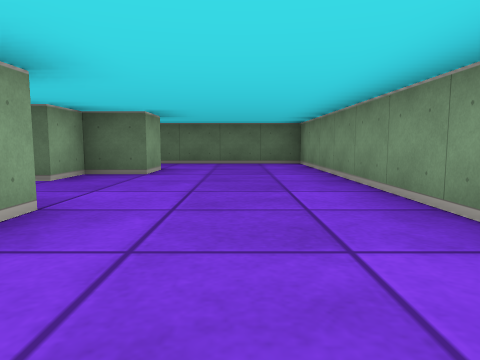
view 1 (above)

24 first-person views from a walk through a cub3D level. The camera is about half as high as the walls, tilts 6° down and sees 70° across. The floor is counted in squares. Each view is taken from the middle of a square. On the plan, view 1 faces up. The plan holds only what a view shows up to about 9 squares ahead; the rest is blank.

view 2
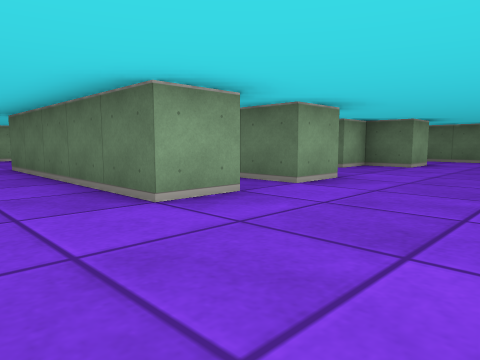

view 3
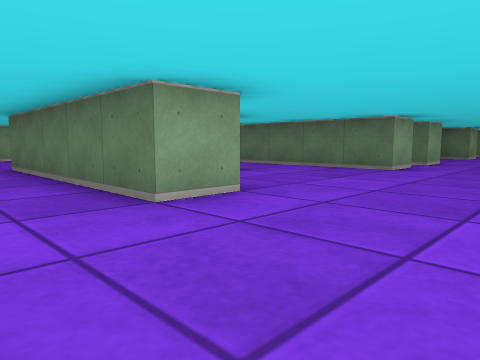

view 4
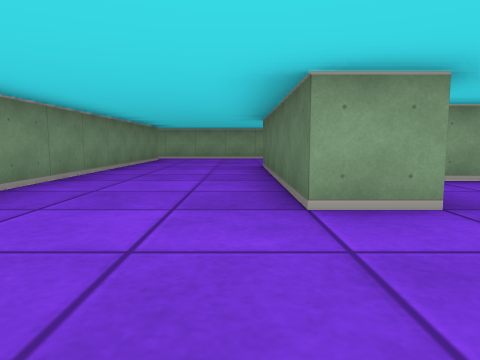

view 5
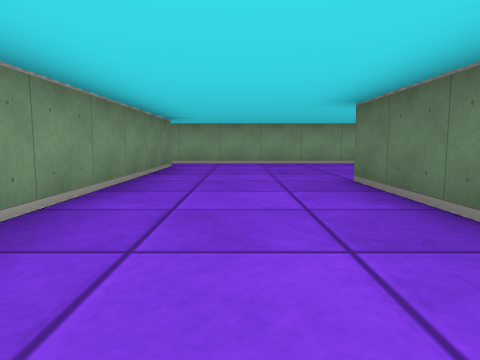

view 6
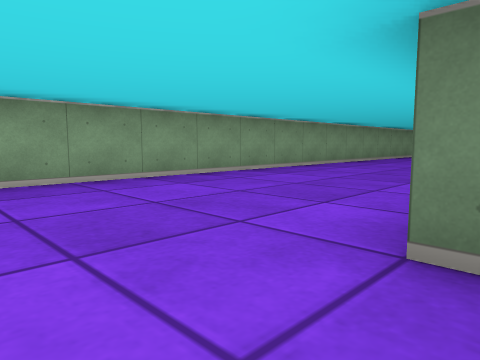

view 7
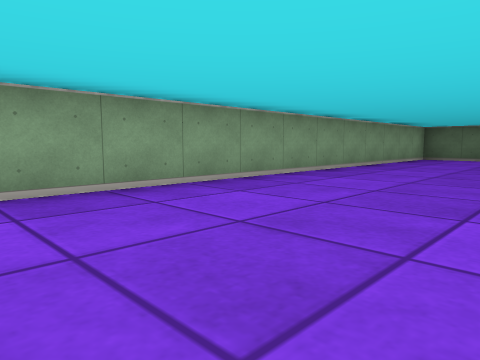

view 8
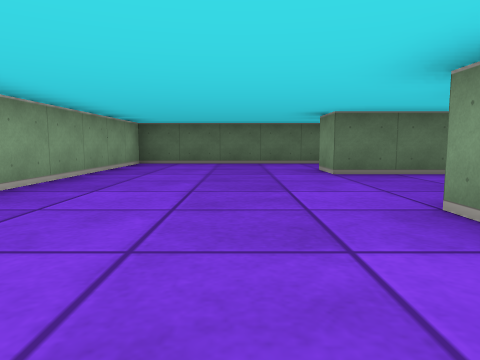

view 9
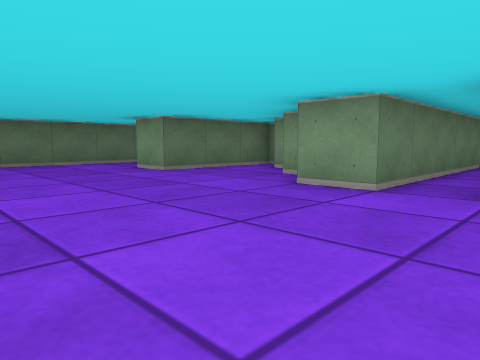

view 10
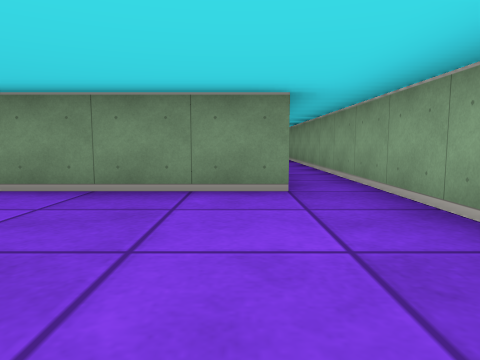

view 11
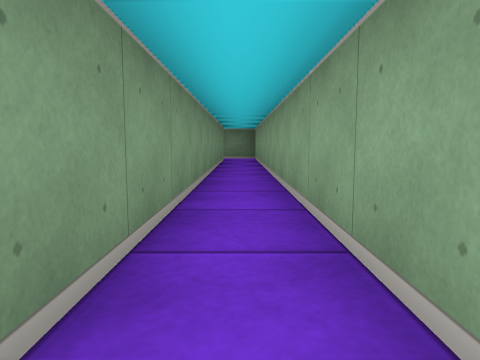

view 12
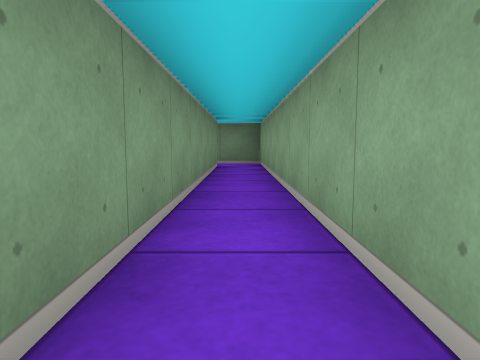

view 13
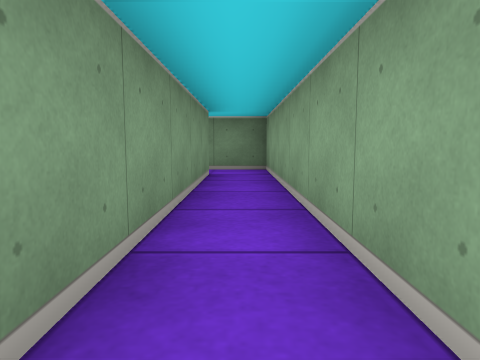

view 14
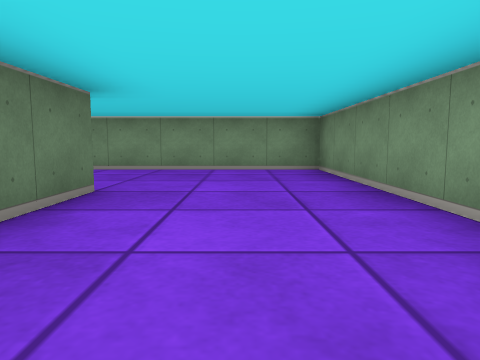

view 15
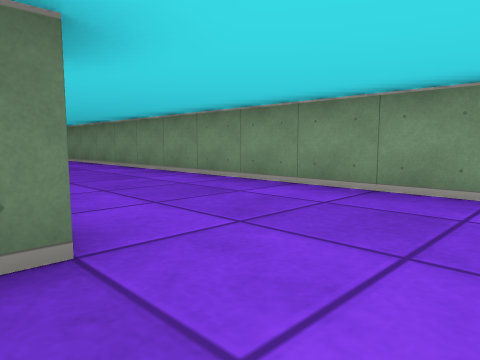

view 16
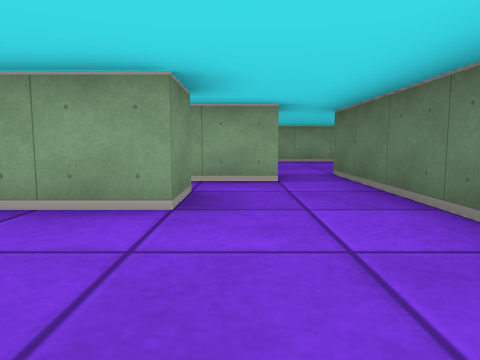

view 17
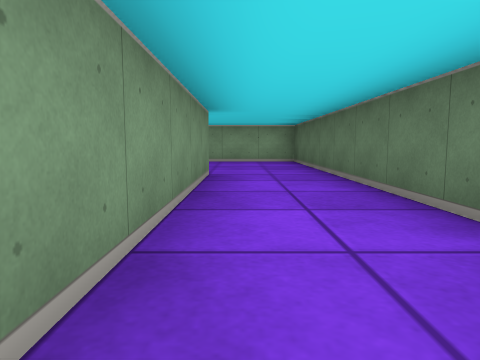

view 18
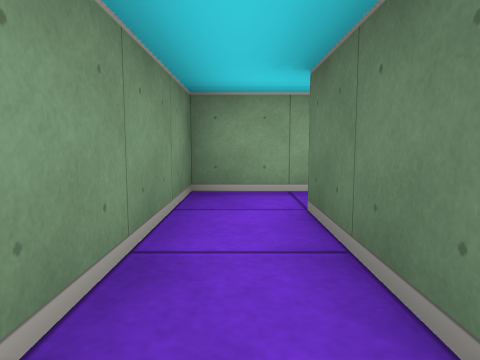

view 19
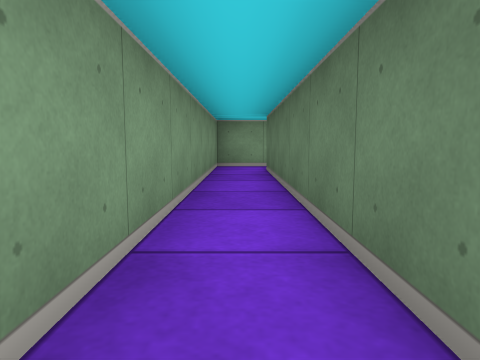

view 20
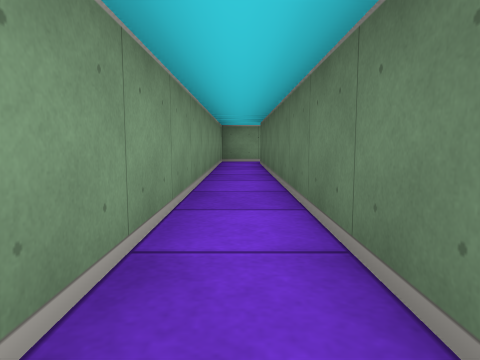

view 21
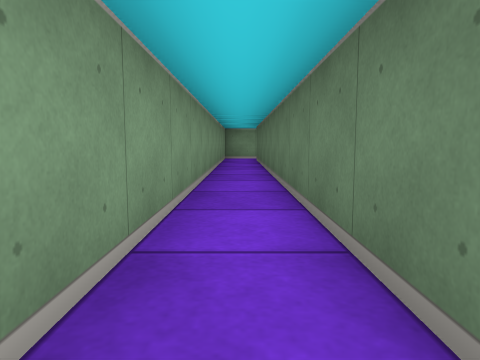

view 22
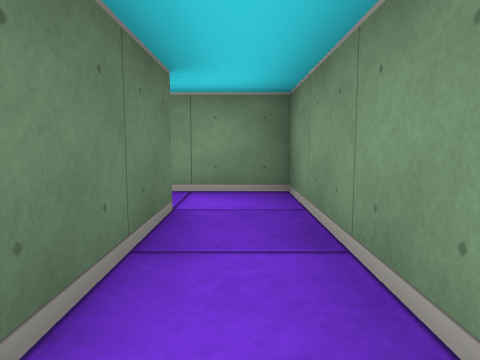

view 23
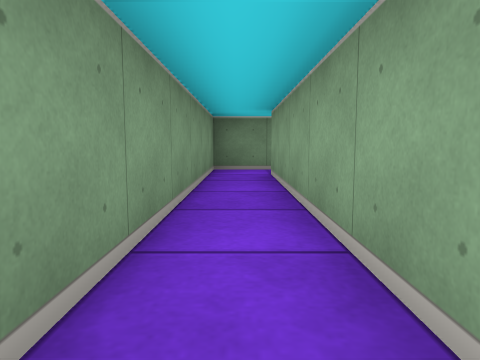

view 24
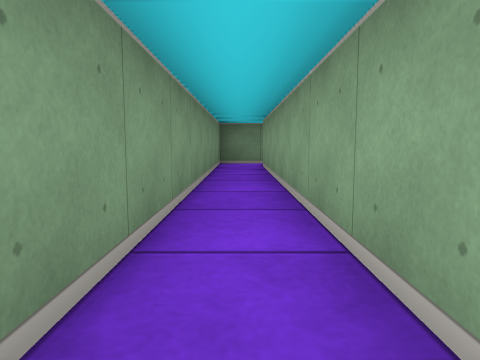

### Floor plan
Points are (right, up) in squares from view 1. A wall is a line through its corners. A room is listed if a view was taken in it or the views show most of it. See-through windows are left out.
Room 1 (views 1, 2, 3, 4, 5, 6, 7, 8, 9, 10, 14, 15, 16, 17)
walls: (-5.5, -0.5) (-6.5, -0.5); (-4.5, -2.5) (-3.5, -2.5) (-3.5, -3.9); (-1.5, 0.5) (-1.5, -0.5) (-4.5, -0.5); (-1.5, -4.4) (-1.5, -5.5) (-6.5, -5.5); (-1.5, 2.6) (-1.5, 1.5) (-6.5, 1.5) (-6.5, 2.5); (-3.5, 5.5) (-6.5, 5.5) (-6.5, 6.5) (-1.5, 6.5) (-1.5, 5.5) (-2.5, 5.5) (-2.5, 4.5); (-9.6, -8.5) (1.5, -8.5) (1.5, 8.5) (-10.5, 8.5) (-10.5, -8.5)
ways out: opening at (-10, -9) to room 2; opening at (-6, -1) to room 4; opening at (-4, -1.5) to room 4
Room 2 (views 11, 12, 13, 18, 19, 20, 22)
walls: (-10.5, -8.5) (-10.5, -21.5) (0.5, -21.5); (0.5, -20.5) (-9.5, -20.5) (-9.5, -10.6)
ways out: opening at (-10, -9) to room 1; opening at (0, -21) to room 3
Room 3 (views 21, 23, 24)
walls: (0.5, -13.6) (0.5, -20.5); (0.5, -21.5) (1.5, -21.5) (1.5, -13.6)
ways out: opening at (0, -21) to room 2
Room 4 (no view inside)
walls: (-5.5, -1.4) (-5.5, -2.8); (-4.5, -0.5) (-5.5, -0.5)
ways out: opening at (-6, -1) to room 1; opening at (-4, -1.5) to room 1

Where each view was taken, in squares from view 1:
view 1: 0 up, 0 right, facing up
view 2: 2 down, 1 right, facing up-left
view 3: 7 down, 1 right, facing up-left
view 4: 6 down, 1 right, facing left
view 5: 7 down, 2 left, facing left
view 6: 7 down, 6 left, facing up-left
view 7: 3 down, 7 left, facing up-left
view 8: 0 up, 8 left, facing up
view 9: 0 up, 10 left, facing up-right
view 10: 5 down, 9 left, facing down
view 11: 10 down, 10 left, facing down
view 12: 13 down, 10 left, facing down
view 13: 15 down, 10 left, facing down
view 14: 7 down, 5 left, facing right
view 15: 7 down, 2 left, facing up-right
view 16: 2 down, 1 left, facing left
view 17: 7 up, 1 left, facing left
view 18: 21 down, 7 left, facing left
view 19: 21 down, 3 left, facing left
view 20: 21 down, 1 left, facing left
view 21: 21 down, 1 right, facing left
view 22: 21 down, 2 left, facing right
view 23: 15 down, 1 right, facing down
view 24: 13 down, 1 right, facing down
